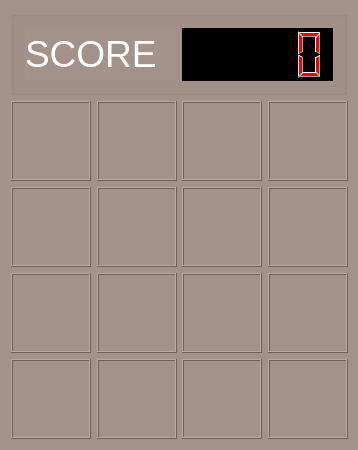
<?xml version="1.0" encoding="UTF-8"?>
<ui version="4.0">
 <class>Widget</class>
 <widget class="QWidget" name="Widget">
  <property name="geometry">
   <rect>
    <x>0</x>
    <y>0</y>
    <width>358</width>
    <height>450</height>
   </rect>
  </property>
  <property name="minimumSize">
   <size>
    <width>342</width>
    <height>420</height>
   </size>
  </property>
  <property name="maximumSize">
   <size>
    <width>358</width>
    <height>450</height>
   </size>
  </property>
  <property name="windowTitle">
   <string>2048</string>
  </property>
  <property name="styleSheet">
   <string notr="true">background-color: rgb(163, 146, 137);</string>
  </property>
  <layout class="QGridLayout" name="gridLayout_3">
   <item row="0" column="0">
    <widget class="QGroupBox" name="groupBox">
     <property name="title">
      <string/>
     </property>
     <property name="alignment">
      <set>Qt::AlignCenter</set>
     </property>
     <layout class="QGridLayout" name="gridLayout_2">
      <item row="0" column="0">
       <layout class="QHBoxLayout" name="horizontalLayout_5">
        <item>
         <widget class="QLabel" name="label">
          <property name="text">
           <string>&lt;html&gt;&lt;head/&gt;&lt;body&gt;&lt;p&gt;&lt;span style=&quot; font-size:28pt; color:#ffffff;&quot;&gt;SCORE&lt;/span&gt;&lt;/p&gt;&lt;/body&gt;&lt;/html&gt;</string>
          </property>
         </widget>
        </item>
        <item>
         <widget class="QLCDNumber" name="lcdNumber">
          <property name="styleSheet">
           <string notr="true">color: rgb(255, 0, 0);
background-color: rgb(0, 0, 0);</string>
          </property>
          <property name="frameShape">
           <enum>QFrame::WinPanel</enum>
          </property>
         </widget>
        </item>
       </layout>
      </item>
     </layout>
    </widget>
   </item>
   <item row="1" column="0">
    <layout class="QGridLayout" name="gridLayout">
     <item row="0" column="0">
      <widget class="OneBox" name="frame_0_0">
       <property name="minimumSize">
        <size>
         <width>80</width>
         <height>80</height>
        </size>
       </property>
       <property name="maximumSize">
        <size>
         <width>80</width>
         <height>80</height>
        </size>
       </property>
       <property name="frameShape">
        <enum>QFrame::Box</enum>
       </property>
       <property name="frameShadow">
        <enum>QFrame::Raised</enum>
       </property>
      </widget>
     </item>
     <item row="0" column="1">
      <widget class="OneBox" name="frame_0_1">
       <property name="minimumSize">
        <size>
         <width>80</width>
         <height>80</height>
        </size>
       </property>
       <property name="maximumSize">
        <size>
         <width>80</width>
         <height>80</height>
        </size>
       </property>
       <property name="frameShape">
        <enum>QFrame::Box</enum>
       </property>
       <property name="frameShadow">
        <enum>QFrame::Raised</enum>
       </property>
      </widget>
     </item>
     <item row="0" column="2">
      <widget class="OneBox" name="frame_0_2">
       <property name="minimumSize">
        <size>
         <width>80</width>
         <height>80</height>
        </size>
       </property>
       <property name="maximumSize">
        <size>
         <width>80</width>
         <height>80</height>
        </size>
       </property>
       <property name="frameShape">
        <enum>QFrame::Box</enum>
       </property>
       <property name="frameShadow">
        <enum>QFrame::Raised</enum>
       </property>
       <zorder></zorder>
      </widget>
     </item>
     <item row="0" column="3">
      <widget class="OneBox" name="frame_0_3">
       <property name="minimumSize">
        <size>
         <width>80</width>
         <height>80</height>
        </size>
       </property>
       <property name="maximumSize">
        <size>
         <width>80</width>
         <height>80</height>
        </size>
       </property>
       <property name="frameShape">
        <enum>QFrame::Box</enum>
       </property>
       <property name="frameShadow">
        <enum>QFrame::Raised</enum>
       </property>
      </widget>
     </item>
     <item row="1" column="0">
      <widget class="OneBox" name="frame_1_0">
       <property name="minimumSize">
        <size>
         <width>80</width>
         <height>80</height>
        </size>
       </property>
       <property name="maximumSize">
        <size>
         <width>80</width>
         <height>80</height>
        </size>
       </property>
       <property name="frameShape">
        <enum>QFrame::Box</enum>
       </property>
       <property name="frameShadow">
        <enum>QFrame::Raised</enum>
       </property>
      </widget>
     </item>
     <item row="1" column="1">
      <widget class="OneBox" name="frame_1_1">
       <property name="minimumSize">
        <size>
         <width>80</width>
         <height>80</height>
        </size>
       </property>
       <property name="maximumSize">
        <size>
         <width>80</width>
         <height>80</height>
        </size>
       </property>
       <property name="frameShape">
        <enum>QFrame::Box</enum>
       </property>
       <property name="frameShadow">
        <enum>QFrame::Raised</enum>
       </property>
      </widget>
     </item>
     <item row="1" column="2">
      <widget class="OneBox" name="frame_1_2">
       <property name="minimumSize">
        <size>
         <width>80</width>
         <height>80</height>
        </size>
       </property>
       <property name="maximumSize">
        <size>
         <width>80</width>
         <height>80</height>
        </size>
       </property>
       <property name="frameShape">
        <enum>QFrame::Box</enum>
       </property>
       <property name="frameShadow">
        <enum>QFrame::Raised</enum>
       </property>
       <zorder>frame_1_3</zorder>
      </widget>
     </item>
     <item row="1" column="3">
      <widget class="OneBox" name="frame_1_3">
       <property name="minimumSize">
        <size>
         <width>80</width>
         <height>80</height>
        </size>
       </property>
       <property name="maximumSize">
        <size>
         <width>80</width>
         <height>80</height>
        </size>
       </property>
       <property name="frameShape">
        <enum>QFrame::Box</enum>
       </property>
       <property name="frameShadow">
        <enum>QFrame::Raised</enum>
       </property>
      </widget>
     </item>
     <item row="2" column="0">
      <widget class="OneBox" name="frame_2_0">
       <property name="minimumSize">
        <size>
         <width>80</width>
         <height>80</height>
        </size>
       </property>
       <property name="maximumSize">
        <size>
         <width>80</width>
         <height>80</height>
        </size>
       </property>
       <property name="frameShape">
        <enum>QFrame::Box</enum>
       </property>
       <property name="frameShadow">
        <enum>QFrame::Raised</enum>
       </property>
      </widget>
     </item>
     <item row="2" column="1">
      <widget class="OneBox" name="frame_2_1">
       <property name="minimumSize">
        <size>
         <width>80</width>
         <height>80</height>
        </size>
       </property>
       <property name="maximumSize">
        <size>
         <width>80</width>
         <height>80</height>
        </size>
       </property>
       <property name="frameShape">
        <enum>QFrame::Box</enum>
       </property>
       <property name="frameShadow">
        <enum>QFrame::Raised</enum>
       </property>
      </widget>
     </item>
     <item row="2" column="2">
      <widget class="OneBox" name="frame_2_2">
       <property name="minimumSize">
        <size>
         <width>80</width>
         <height>80</height>
        </size>
       </property>
       <property name="maximumSize">
        <size>
         <width>80</width>
         <height>80</height>
        </size>
       </property>
       <property name="frameShape">
        <enum>QFrame::Box</enum>
       </property>
       <property name="frameShadow">
        <enum>QFrame::Raised</enum>
       </property>
      </widget>
     </item>
     <item row="2" column="3">
      <widget class="OneBox" name="frame_2_3">
       <property name="minimumSize">
        <size>
         <width>80</width>
         <height>80</height>
        </size>
       </property>
       <property name="maximumSize">
        <size>
         <width>80</width>
         <height>80</height>
        </size>
       </property>
       <property name="frameShape">
        <enum>QFrame::Box</enum>
       </property>
       <property name="frameShadow">
        <enum>QFrame::Raised</enum>
       </property>
      </widget>
     </item>
     <item row="3" column="0">
      <widget class="OneBox" name="frame_3_0">
       <property name="minimumSize">
        <size>
         <width>80</width>
         <height>80</height>
        </size>
       </property>
       <property name="maximumSize">
        <size>
         <width>80</width>
         <height>80</height>
        </size>
       </property>
       <property name="frameShape">
        <enum>QFrame::Box</enum>
       </property>
       <property name="frameShadow">
        <enum>QFrame::Raised</enum>
       </property>
      </widget>
     </item>
     <item row="3" column="1">
      <widget class="OneBox" name="frame_3_1">
       <property name="minimumSize">
        <size>
         <width>80</width>
         <height>80</height>
        </size>
       </property>
       <property name="maximumSize">
        <size>
         <width>80</width>
         <height>80</height>
        </size>
       </property>
       <property name="frameShape">
        <enum>QFrame::Box</enum>
       </property>
       <property name="frameShadow">
        <enum>QFrame::Raised</enum>
       </property>
      </widget>
     </item>
     <item row="3" column="2">
      <widget class="OneBox" name="frame_3_2">
       <property name="minimumSize">
        <size>
         <width>80</width>
         <height>80</height>
        </size>
       </property>
       <property name="maximumSize">
        <size>
         <width>80</width>
         <height>80</height>
        </size>
       </property>
       <property name="frameShape">
        <enum>QFrame::Box</enum>
       </property>
       <property name="frameShadow">
        <enum>QFrame::Raised</enum>
       </property>
      </widget>
     </item>
     <item row="3" column="3">
      <widget class="OneBox" name="frame_3_3">
       <property name="minimumSize">
        <size>
         <width>80</width>
         <height>80</height>
        </size>
       </property>
       <property name="maximumSize">
        <size>
         <width>80</width>
         <height>80</height>
        </size>
       </property>
       <property name="frameShape">
        <enum>QFrame::Box</enum>
       </property>
       <property name="frameShadow">
        <enum>QFrame::Raised</enum>
       </property>
      </widget>
     </item>
    </layout>
   </item>
  </layout>
 </widget>
 <layoutdefault spacing="6" margin="11"/>
 <customwidgets>
  <customwidget>
   <class>OneBox</class>
   <extends>QFrame</extends>
   <header>onebox.h</header>
   <container>1</container>
  </customwidget>
 </customwidgets>
 <resources/>
 <connections/>
</ui>
